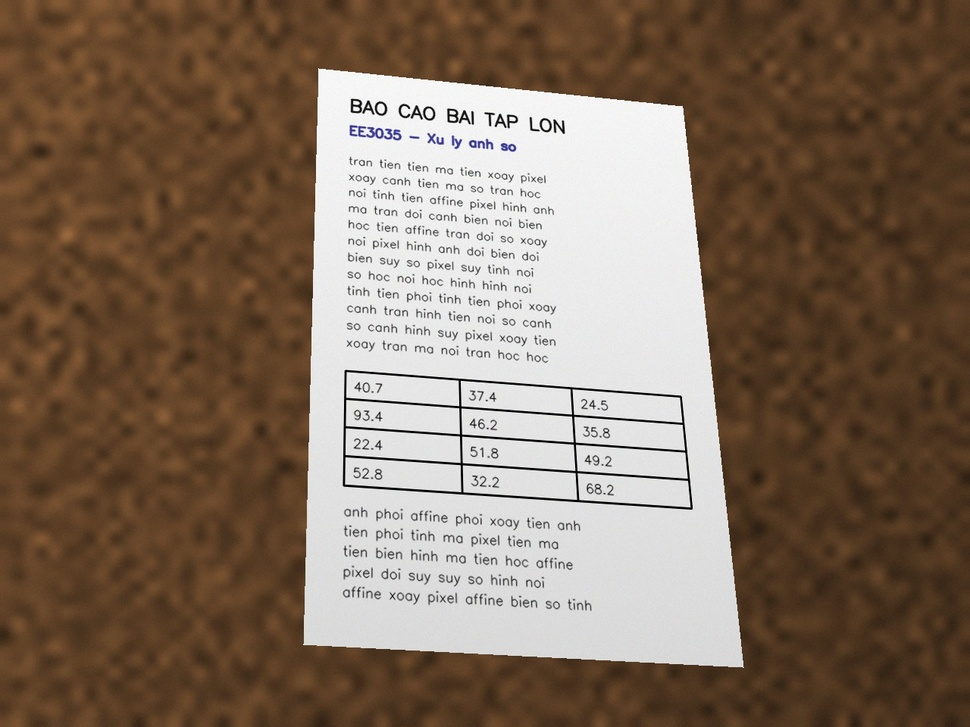
#> input picture data/doc.jpg, 970 x 727 px, shrunk from 1280 x 960 before the run
$ python -i app_document.py   (imports and definitions only)
#> lines starting #> are read from the running program, lines starting #| are printed output that depends on the picture; after the words box and inside, x2 and y2 are one past the last pixel; in counts of white or black regions, pixels touching at a corner belong together
"""Ứng dụng: nắn chỉnh ảnh tài liệu chụp nghiêng bằng biến đổi phối cảnh (4 góc → hình chữ nhật).

Quy trình: tìm 4 góc tờ giấy (tự động hoặc do người dùng click) → sắp xếp góc
TL, TR, BR, BL → ước lượng kích thước trang → getPerspectiveTransform → warpPerspective.
"""
from __future__ import annotations

import cv2
import numpy as np

BLUR_KSIZE: tuple[int, int] = (5, 5)
CLOSE_KSIZE: tuple[int, int] = (7, 7)  # lấp các lỗ do chữ tối trong vùng giấy
CANNY_LOW: int = 50
CANNY_HIGH: int = 150
DILATE_ITER: int = 2
APPROX_EPS_RATIO: float = 0.02      # epsilon của approxPolyDP theo chu vi
MIN_AREA_RATIO: float = 0.10        # tờ giấy phải chiếm ≥ 10% diện tích ảnh
N_CORNERS: int = 4


def order_corners(pts: np.ndarray) -> np.ndarray:
    """Sắp xếp 4 điểm theo thứ tự trên-trái, trên-phải, dưới-phải, dưới-trái.

    TL có x + y nhỏ nhất, BR có x + y lớn nhất; TR có y - x nhỏ nhất, BL có y - x lớn nhất.
    """
    pts = np.asarray(pts, dtype=np.float64).reshape(N_CORNERS, 2)
    s = pts.sum(axis=1)
    d = pts[:, 1] - pts[:, 0]
    return np.array([pts[np.argmin(s)], pts[np.argmin(d)], pts[np.argmax(s)], pts[np.argmax(d)]])


def _quad_from_binary(binary: np.ndarray) -> np.ndarray | None:
    """Tìm contour ngoài lớn nhất xấp xỉ được bằng tứ giác; trả về 4 góc đã sắp xếp."""
    contours, _ = cv2.findContours(binary, cv2.RETR_EXTERNAL, cv2.CHAIN_APPROX_SIMPLE)
    min_area = MIN_AREA_RATIO * binary.shape[0] * binary.shape[1]
    for cnt in sorted(contours, key=cv2.contourArea, reverse=True):
        if cv2.contourArea(cnt) < min_area:
            break
        approx = cv2.approxPolyDP(cnt, APPROX_EPS_RATIO * cv2.arcLength(cnt, True), True)
        if len(approx) == N_CORNERS:
            return order_corners(approx.reshape(N_CORNERS, 2))
    return None


def detect_corners_auto(img: np.ndarray) -> np.ndarray | None:
    """Tự tìm 4 góc tờ giấy (giấy sáng trên nền tối hơn).

    Cách 1: ngưỡng Otsu → đóng hình thái → contour lớn nhất → tứ giác.
    Cách 2 (dự phòng): biên Canny + giãn nở → contour → tứ giác.
    Trả về mảng (4, 2) đã sắp xếp, hoặc None nếu không tìm được.
    """
    gray = img if img.ndim == 2 else cv2.cvtColor(img, cv2.COLOR_RGB2GRAY)
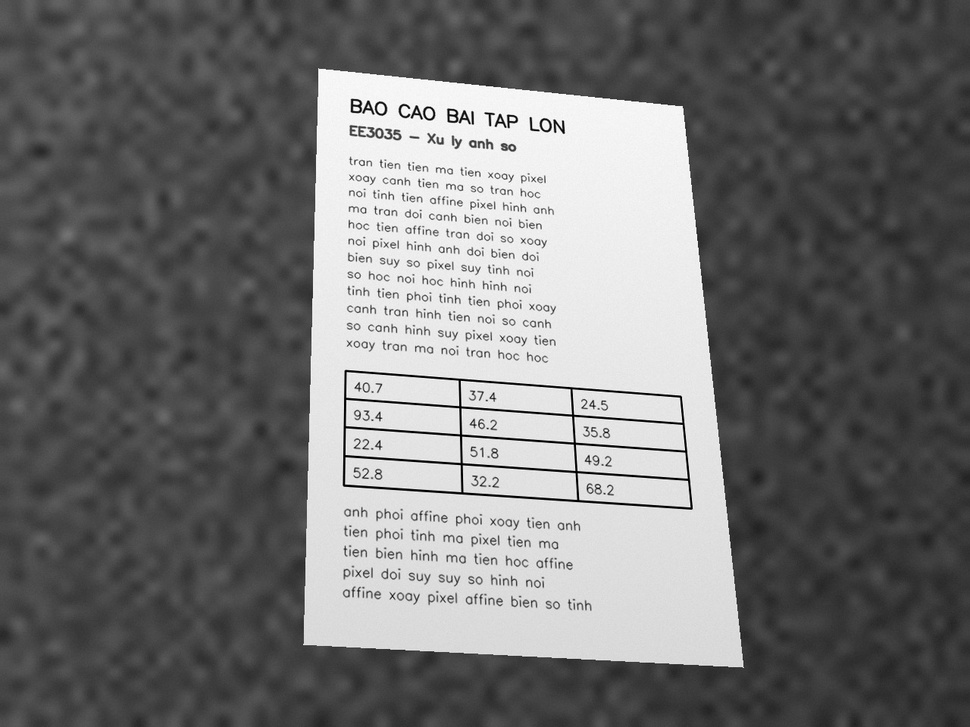
#> gray: shape (727, 970); min 0, max 255, mean 115.5
    blurred = cv2.GaussianBlur(gray, BLUR_KSIZE, 0)
    _, mask = cv2.threshold(blurred, 0, 255, cv2.THRESH_BINARY + cv2.THRESH_OTSU)
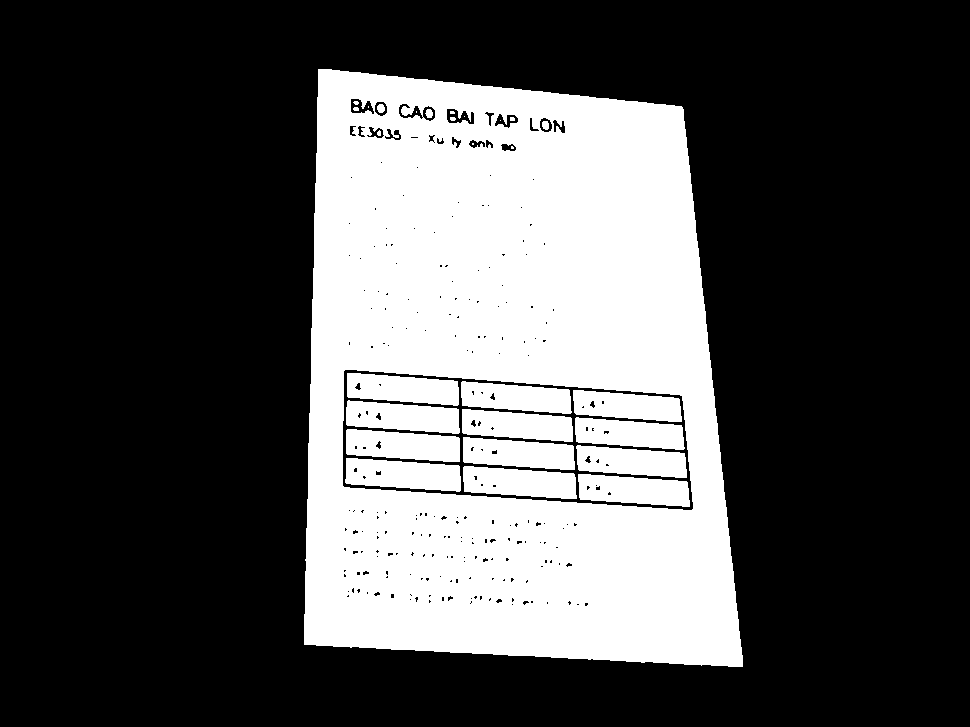
#> mask: shape (727, 970); 31.1% white; 28 white regions (10 under 20 px), largest, box (x1, y1, x2, y2) and area: (304, 69, 743, 667) 185705, (345, 458, 461, 492) 2996, (463, 466, 577, 499) 2919
    mask = cv2.morphologyEx(mask, cv2.MORPH_CLOSE, np.ones(CLOSE_KSIZE, np.uint8))
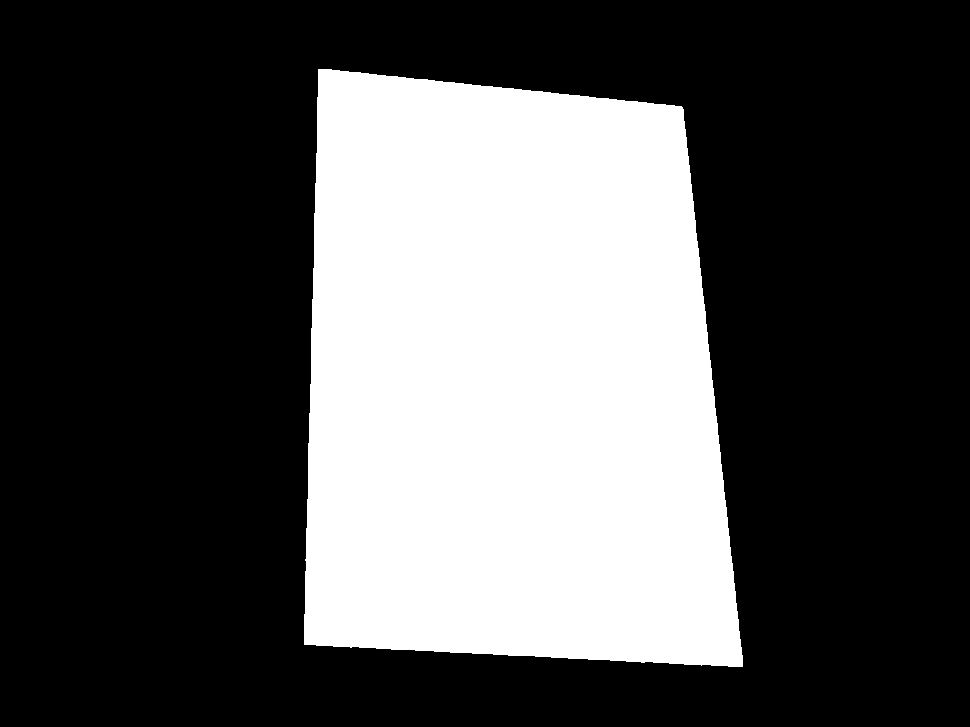
#> mask: shape (727, 970); 32.4% white; 1 white region
    quad = _quad_from_binary(mask)
#> in _quad_from_binary, `contours, _ = cv2.findContours(binary, cv2.RETR_EXTERNAL, cv2.CHAIN_AP..`: contours = 1 contour; box (x1, y1, x2, y2) and area: (304, 69, 743, 667) 227207
#> the loop in _quad_from_binary, `for cnt in sorted(contours, key=cv2.contourArea, reverse=True):` made 1 pass
#> (pts in order_corners, s in order_corners, d in order_corners) on pass 1: ([[318, 69], [304, 644], [742, 666], [682, 107]], [387, 948, 1408, 789], [-249, 340, -76, -575])
#> quad = [[318, 69], [682, 107], [742, 666], [304, 644]]
    if quad is not None:
        return quad
    edges = cv2.dilate(cv2.Canny(blurred, CANNY_LOW, CANNY_HIGH), None, iterations=DILATE_ITER)
    return _quad_from_binary(edges)


def target_size(corners: np.ndarray) -> tuple[int, int]:
    """Kích thước (rộng, cao) ảnh ra = cạnh dài nhất theo mỗi chiều của tứ giác."""
    tl, tr, br, bl = corners
    width = max(np.linalg.norm(tr - tl), np.linalg.norm(br - bl))
    height = max(np.linalg.norm(bl - tl), np.linalg.norm(br - tr))
    return int(round(width)), int(round(height))


def rectify(
    img: np.ndarray,
    corners: np.ndarray,
    dsize: tuple[int, int] | None = None,
    interp: int = cv2.INTER_CUBIC,
) -> tuple[np.ndarray, np.ndarray]:
    """Nắn tứ giác ``corners`` (TL, TR, BR, BL) thành hình chữ nhật dsize. Trả về (ảnh, H)."""
    corners = order_corners(corners)
    w, h = target_size(corners) if dsize is None else dsize
    dst = np.float32([[0, 0], [w - 1, 0], [w - 1, h - 1], [0, h - 1]])
    hmat = cv2.getPerspectiveTransform(np.float32(corners), dst)
    out = cv2.warpPerspective(img, hmat, (w, h), flags=interp, borderMode=cv2.BORDER_REPLICATE)
    return out, hmat


def corner_error(found: np.ndarray, truth: np.ndarray) -> float:
    """Sai số trung bình (px) giữa 4 góc tìm được và 4 góc thật (đã cùng thứ tự)."""
    return float(np.mean(np.linalg.norm(order_corners(found) - order_corners(truth), axis=1)))

>>> import cv2
>>> picture = cv2.cvtColor(cv2.imread('../data/doc.jpg'), cv2.COLOR_BGR2RGB)
>>> result = detect_corners_auto(picture)
#> result = [[318, 69], [682, 107], [742, 666], [304, 644]]
